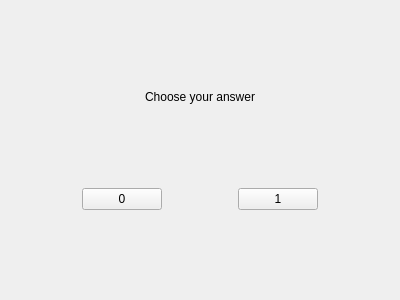
<?xml version="1.0" encoding="UTF-8"?>
<ui version="4.0">
 <class>sudoku_dialog</class>
 <widget class="QWidget" name="sudoku_dialog">
  <property name="geometry">
   <rect>
    <x>0</x>
    <y>0</y>
    <width>400</width>
    <height>300</height>
   </rect>
  </property>
  <property name="minimumSize">
   <size>
    <width>400</width>
    <height>300</height>
   </size>
  </property>
  <property name="maximumSize">
   <size>
    <width>400</width>
    <height>300</height>
   </size>
  </property>
  <property name="windowTitle">
   <string>Choose</string>
  </property>
  <layout class="QGridLayout" name="gridLayout">
   <item row="0" column="0">
    <layout class="QVBoxLayout" name="verticalLayout">
     <item>
      <spacer name="verticalSpacer_3">
       <property name="orientation">
        <enum>Qt::Vertical</enum>
       </property>
       <property name="sizeHint" stdset="0">
        <size>
         <width>20</width>
         <height>40</height>
        </size>
       </property>
      </spacer>
     </item>
     <item>
      <widget class="QLabel" name="label">
       <property name="text">
        <string>Choose your answer</string>
       </property>
       <property name="alignment">
        <set>Qt::AlignCenter</set>
       </property>
      </widget>
     </item>
     <item>
      <spacer name="verticalSpacer">
       <property name="orientation">
        <enum>Qt::Vertical</enum>
       </property>
       <property name="sizeHint" stdset="0">
        <size>
         <width>20</width>
         <height>40</height>
        </size>
       </property>
      </spacer>
     </item>
     <item>
      <layout class="QHBoxLayout" name="horizontalLayout">
       <item>
        <spacer name="horizontalSpacer_2">
         <property name="orientation">
          <enum>Qt::Horizontal</enum>
         </property>
         <property name="sizeHint" stdset="0">
          <size>
           <width>40</width>
           <height>20</height>
          </size>
         </property>
        </spacer>
       </item>
       <item>
        <widget class="QPushButton" name="pushButton">
         <property name="text">
          <string>0</string>
         </property>
        </widget>
       </item>
       <item>
        <spacer name="horizontalSpacer">
         <property name="orientation">
          <enum>Qt::Horizontal</enum>
         </property>
         <property name="sizeHint" stdset="0">
          <size>
           <width>40</width>
           <height>20</height>
          </size>
         </property>
        </spacer>
       </item>
       <item>
        <widget class="QPushButton" name="pushButton_2">
         <property name="text">
          <string>1</string>
         </property>
        </widget>
       </item>
       <item>
        <spacer name="horizontalSpacer_3">
         <property name="orientation">
          <enum>Qt::Horizontal</enum>
         </property>
         <property name="sizeHint" stdset="0">
          <size>
           <width>40</width>
           <height>20</height>
          </size>
         </property>
        </spacer>
       </item>
      </layout>
     </item>
     <item>
      <spacer name="verticalSpacer_2">
       <property name="orientation">
        <enum>Qt::Vertical</enum>
       </property>
       <property name="sizeHint" stdset="0">
        <size>
         <width>20</width>
         <height>40</height>
        </size>
       </property>
      </spacer>
     </item>
    </layout>
   </item>
  </layout>
 </widget>
 <resources/>
 <connections/>
</ui>
